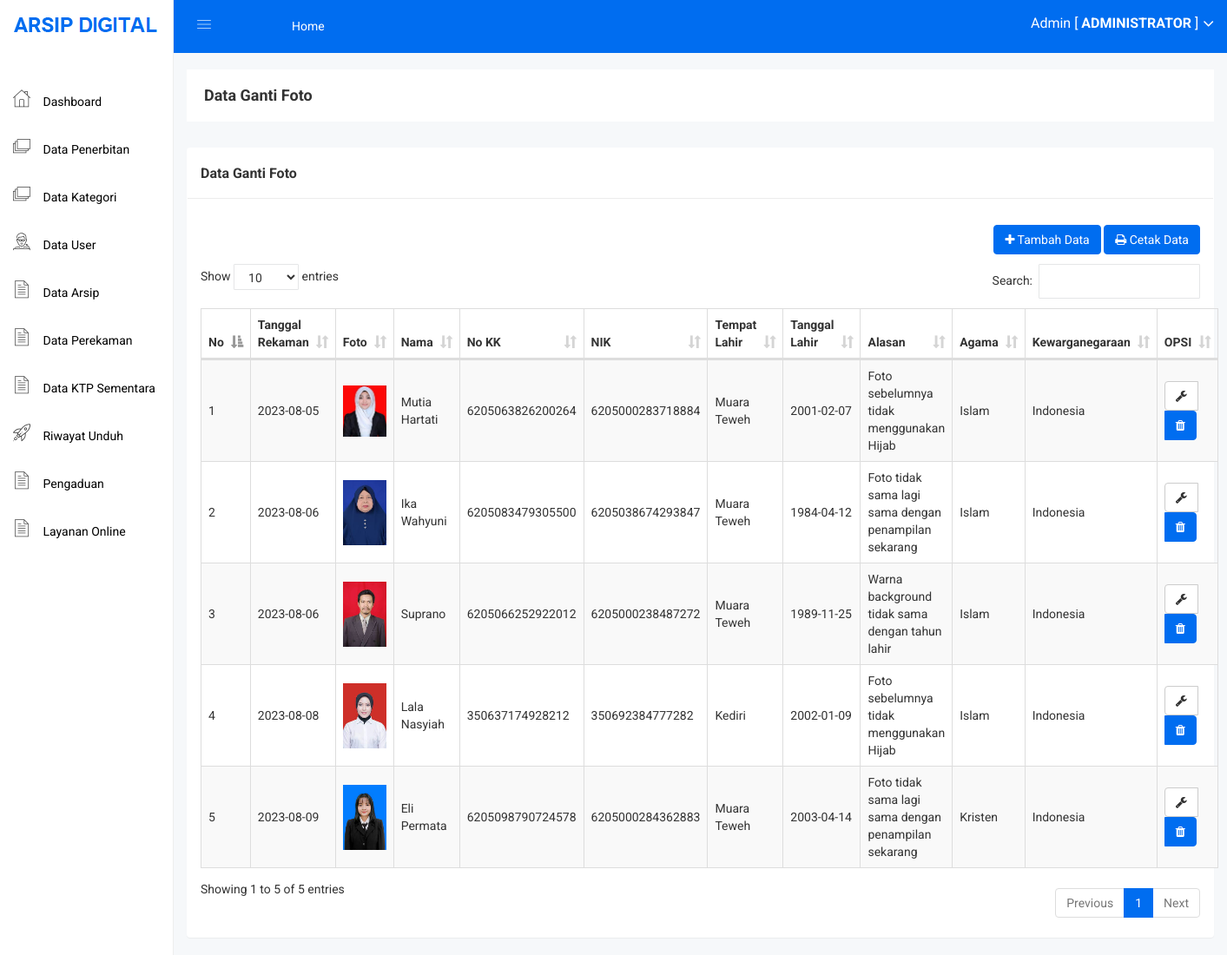
The page /admin/dt_ganti_foto.php (signed in) on the database its author committed.
### tables this page shows
CREATE TABLE IF NOT EXISTS `dt_ganti_foto` (
  `id_ganti` int NOT NULL AUTO_INCREMENT,
  `tgl_input` date NOT NULL,
  `foto` text NOT NULL,
  `nama` varchar(30) NOT NULL,
  `no_kk` varchar(16) NOT NULL,
  `nik` varchar(16) NOT NULL,
  `tempat_lahir` varchar(50) NOT NULL,
  `tgl_lahir` date NOT NULL,
  `alasan` text NOT NULL,
  `agama` varchar(10) NOT NULL,
  `negara` varchar(20) NOT NULL,
  PRIMARY KEY (`id_ganti`),
  UNIQUE KEY `no_kk` (`no_kk`),
  UNIQUE KEY `nik` (`nik`)
);

### admin/dt_ganti_foto.php (the view, shortened to what this page needs)
<?php include 'header.php'; ?>
<br>
<br>
<div class="breadcome-area">
    <div class="container-fluid">
        <div class="row">
            <div class="col-lg-12 col-md-12 col-sm-12 col-xs-12">
                <div class="breadcome-list">
                    <div class="row">
                        <div class="col-lg-6 col-md-6 col-sm-6 col-xs-12">
                            <div class="breadcome-heading">
                                <h4 style="margin-bottom: 0px">Data Ganti Foto</h4>
                            </div>
                        </div>
                    </div>
                </div>
            </div>
        </div>
    </div>
</div>
<div class="container-fluid">
    <div class="panel panel">
        <div class="panel-heading">
            <h3 class="panel-title">Data Ganti Foto</h3>
        </div>
        <div class="panel-body">
        <div class="pull-right">
                <a href="dt_ganti_foto_tambah.php" class="btn btn-primary"><i class="fa fa-plus"></i> Tambah Data</a>
                <a href="dt_ganti_foto_cetak.php" class="btn btn-primary"><i class="fa fa-print"></i> Cetak Data</a>
            </div>
            <br>
            <br>
            <br>
            <table id="table" class="table table-bordered table-striped table-hover table-datatable">
                <thead>
                    <tr>
                    <th>No</th>
                        <th width="1%">Tanggal Rekaman</th>
                        <th>Foto</th>
                        <th width="5%">Nama</th>
                        <th>No KK</th>
                        <th>NIK</th>
                        <th>Tempat Lahir</th>
                        <th>Tanggal Lahir</th>
                        <th>Alasan</th>
                        <th>Agama</th>
                        <th>Kewarganegaraan</th>
                        <th class="text-center" width="10%">OPSI</th>
                    </tr>
                </thead>
                <tbody>
                    <?php
                    include '../koneksi.php';
                    $no = 1;
                    $dt_ganti_foto = mysqli_query($koneksi,"SELECT * FROM dt_ganti_foto");
                    while($p = mysqli_fetch_array($dt_ganti_foto)){
                        ?>
                        <tr>
                            <td><?php echo $no++; ?></td>
                            <td><?php echo $p['tgl_input'] ?></td>
                            <td> <?php
                                if($p['foto'] == ""){
                                    ?>
                                    <img class="img-user" src="../gambar/sistem/default.png">
                                    <?php
                                }else{
                                    ?>
                                    <img class="img-user" src="../gambar/user/<?php echo $p['foto']; ?>" width="50px" height="50px">
                                    <?php
                                }
                                ?></td>
                            <td><?php echo $p['nama'] ?></td>
                            <td><?php echo $p['no_kk'] ?></td>
                            <td><?php echo $p['nik'] ?></td>
                            <td><?php echo $p['tempat_lahir'] ?></td>
                            <td><?php echo $p['tgl_lahir'] ?></td>
                            <td><?php echo $p['alasan'] ?></td>
                            <td><?php echo $p['agama'] ?></td>
                            <td><?php echo $p['negara'] ?></td>
                            <td class="text-center">
                                <?php
                                if($p['id_ganti'] != 1){
                                    ?>
                                    <div class="btn-group">
                                        <a href="dt_ganti_foto_edit.php?id=<?php echo $p['id_ganti']; ?>" class="btn btn-default"><i class="fa fa-wrench"></i></a>
                                        <button type="button" class="btn btn-primary" data-toggle="modal" data-target="#exampleModal_<?php echo $p['id_ganti']; ?>">
                                            <i class="fa fa-trash"></i>
                                        </button>
                                    </div>
                                    <?php
                                }
                                ?>
                            </td>
                        </tr>
                        <?php
                    }
                    ?>
                </tbody>
            </table>
        </div>
    </div>
</div>
<?php include 'footer.php'; ?>

### assets/css/main.css (style rules this page uses)
html { color: #222; font-size: 1em; line-height: 1.4; }
audio, canvas, iframe, img, svg, video { vertical-align: middle; }

### assets/css/style.css (style rules this page uses)
.img-user { width: 100px; }
table .btn { margin: 0px !important; }
.btn-primary { background: #006df0; color: white !important; border: 1px solid #006df0; }
.panel-heading { padding: 20px 15px; border-bottom: 1px solid #ececec; }
td { vertical-align: middle !important; }

### assets/js/DataTables/datatables.css (style rules this page uses)
table.dataTable { clear: both; margin-top: 6px !important; margin-bottom: 6px !important; max-width: none !important; border-collapse: separate !important; }
table.dataTable td, table.dataTable th { -webkit-box-sizing: content-box; box-sizing: content-box; }
table.dataTable thead > tr > th.sorting_asc, table.dataTable thead > tr > th.sorting_desc, table.dataTable thead > tr > th.sorting, table.dataTable thead > tr > td.sorting_asc, table.dataTable thead > tr > td.sorting_desc, table.dataTable thead > tr > td.sorting { padding-right: 30px; }
table.dataTable thead .sorting, table.dataTable thead .sorting_asc, table.dataTable thead .sorting_desc, table.dataTable thead .sorting_asc_disabled, table.dataTable thead .sorting_desc_disabled { cursor: pointer; position: relative; }
table.dataTable thead .sorting:after, table.dataTable thead .sorting_asc:after, table.dataTable thead .sorting_desc:after, table.dataTable thead .sorting_asc_disabled:after, table.dataTable thead .sorting_desc_disabled:after { position: absolute; bottom: 8px; right: 8px; display: block; font-family: 'Glyphicons Halflings'; opacity: 0.5; }
table.dataTable thead .sorting:after { opacity: 0.2; content: "\e150"; }
table.dataTable thead .sorting_asc:after { content: "\e155"; }
table.table-bordered.dataTable th, table.table-bordered.dataTable td { border-left-width: 0; }
table.table-bordered.dataTable th:last-child, table.table-bordered.dataTable th:last-child, table.table-bordered.dataTable td:last-child, table.table-bordered.dataTable td:last-child { border-right-width: 0; }
table.table-bordered.dataTable tbody th, table.table-bordered.dataTable tbody td { border-bottom-width: 0; }

### rows shown on the page
dt_ganti_foto: tgl_input "2023-08-05", foto (picture), nama "Mutia Hartati", no_kk "6205063826200264", nik "6205000283718884", tempat_lahir "Muara Teweh", tgl_lahir "2001-02-07", alasan "Foto sebelumnya tidak menggunakan Hijab", agama "Islam", negara "Indonesia"
dt_ganti_foto: tgl_input "2023-08-06", foto (picture), nama "Ika Wahyuni", no_kk "6205083479305500", nik "6205038674293847", tempat_lahir "Muara Teweh", tgl_lahir "1984-04-12", alasan "Foto tidak sama lagi sama dengan penampilan sekarang", agama "Islam", negara "Indonesia"
dt_ganti_foto: tgl_input "2023-08-06", foto (picture), nama "Suprano", no_kk "6205066252922012", nik "6205000238487272", tempat_lahir "Muara Teweh", tgl_lahir "1989-11-25", alasan "Warna background tidak sama dengan tahun lahir", agama "Islam", negara "Indonesia"
dt_ganti_foto: tgl_input "2023-08-08", foto (picture), nama "Lala Nasyiah", no_kk "350637174928212", nik "350692384777282", tempat_lahir "Kediri", tgl_lahir "2002-01-09", alasan "Foto sebelumnya tidak menggunakan Hijab", agama "Islam", negara "Indonesia"
dt_ganti_foto: tgl_input "2023-08-09", foto (picture), nama "Eli Permata", no_kk "6205098790724578", nik "6205000284362883", tempat_lahir "Muara Teweh", tgl_lahir "2003-04-14", alasan "Foto tidak sama lagi sama dengan penampilan sekarang", agama "Kristen", negara "Indonesia"

### other values the page prints
$_SESSION['nama'] "Admin"
